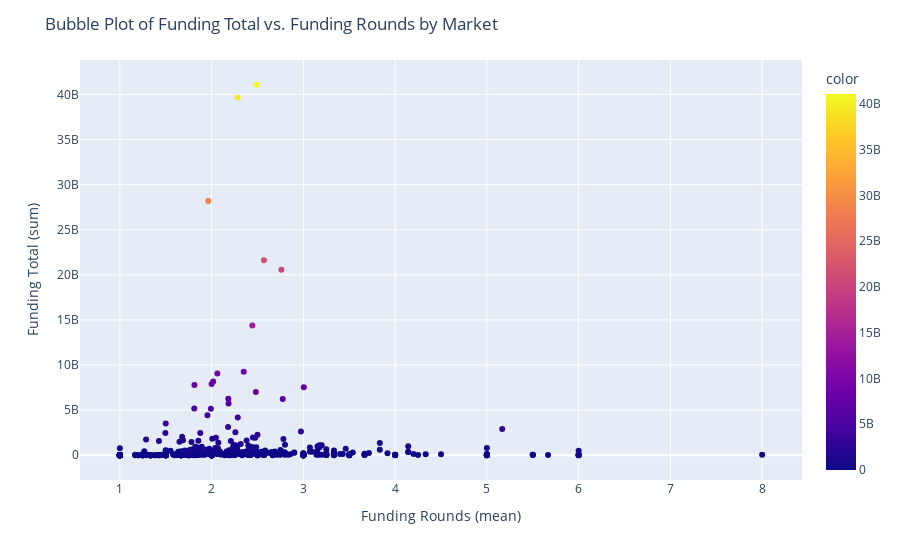

Source (notebook cell):
### Markdown cell above
### What is the relationship between funding total and funding rounds by market?

### Code cell
# Calculate the mean funding rounds by market
market_funding_rounds = data.groupby('market')['funding_rounds'].mean()

# Calculate the total funding by market
market_funding_total = data.groupby('market')['funding_total_usd'].sum()

# Create a bubble plot using Plotly Express
fig = px.scatter(x=market_funding_rounds, y=market_funding_total, color=market_funding_total)

# Set the plot title and axis labels
fig.update_layout(
    title="Bubble Plot of Funding Total vs. Funding Rounds by Market",
    xaxis_title="Funding Rounds (mean)",
    yaxis_title="Funding Total (sum)"
)

# Adjust the width of the figure
fig.update_layout(width=900)

# Display the plot
fig.show()

### Figure 1 — Plotly figure (JSON) as saved in the notebook; plotly's stock layout.template omitted (floating-point values rounded to 4 significant figures; data arrays with more than 128 entries replaced by an {"elided": "..."} marker saying what was removed)
{"data": [{"hovertemplate": "x=%{x}<br>y=%{y}<br>color=%{marker.color}<extra></extra>", "legendgroup": "", "marker": {"color": {"elided": "651 int values"}, "coloraxis": "coloraxis", "symbol": "circle"}, "mode": "markers", "name": "", "orientation": "v", "showlegend": false, "type": "scatter", "x": {"elided": "651 float values"}, "xaxis": "x", "y": {"elided": "651 int values"}, "yaxis": "y"}], "layout": {"coloraxis": {"colorbar": {"title": {"text": "color"}}, "colorscale": [[0, "#0d0887"], [0.1111, "#46039f"], [0.2222, "#7201a8"], [0.3333, "#9c179e"], [0.4444, "#bd3786"], [0.5556, "#d8576b"], [0.6667, "#ed7953"], [0.7778, "#fb9f3a"], [0.8889, "#fdca26"], [1, "#f0f921"]]}, "legend": {"tracegroupgap": 0}, "margin": {"t": 60}, "title": {"text": "Bubble Plot of Funding Total vs. Funding Rounds by Market"}, "width": 900, "xaxis": {"anchor": "y", "domain": [0, 1], "title": {"text": "Funding Rounds (mean)"}}, "yaxis": {"anchor": "x", "domain": [0, 1], "title": {"text": "Funding Total (sum)"}}}}
